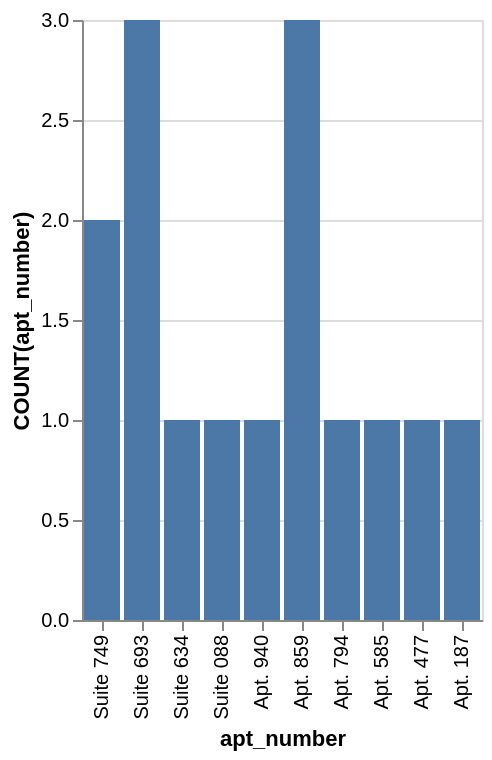

Write the Vega-Lite specification saved for this chart.
### Vega-Lite specification from a JSON file in a GitHub repository (floating-point values rounded to 4 significant figures)
{"data": {"values": [{"x_data": "Suite 749", "y_data": 2}, {"x_data": "Suite 693", "y_data": 3}, {"x_data": "Suite 634", "y_data": 1}, {"x_data": "Suite 088", "y_data": 1}, {"x_data": "Apt. 940", "y_data": 1}, {"x_data": "Apt. 859", "y_data": 3}, {"x_data": "Apt. 794", "y_data": 1}, {"x_data": "Apt. 585", "y_data": 1}, {"x_data": "Apt. 477", "y_data": 1}, {"x_data": "Apt. 187", "y_data": 1}]}, "mark": "bar", "encoding": {"x": {"field": "x_data", "type": "nominal", "title": "apt_number", "sort": "descending"}, "y": {"field": "y_data", "type": "quantitative", "title": "COUNT(apt_number)"}}}
